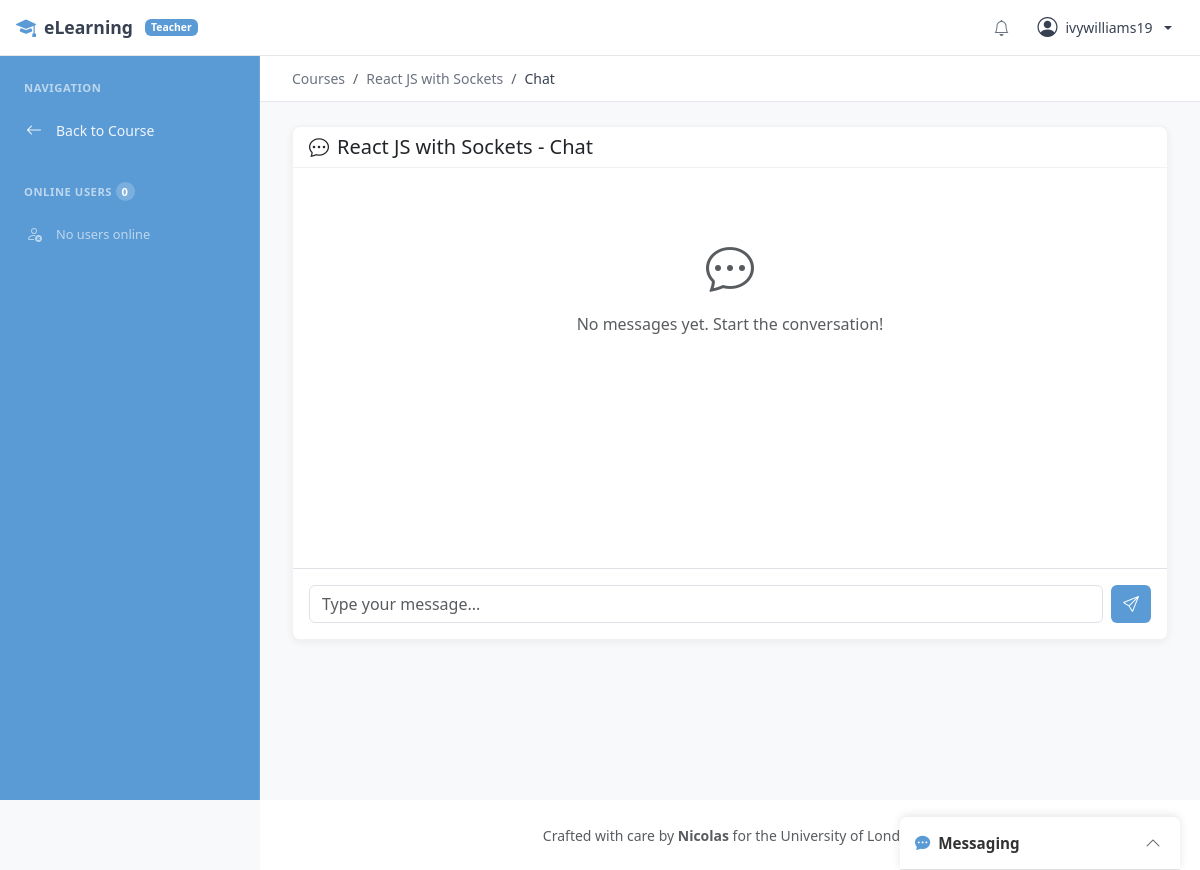
The page /chat/course/30/ (signed in) on the database as committed earlier.
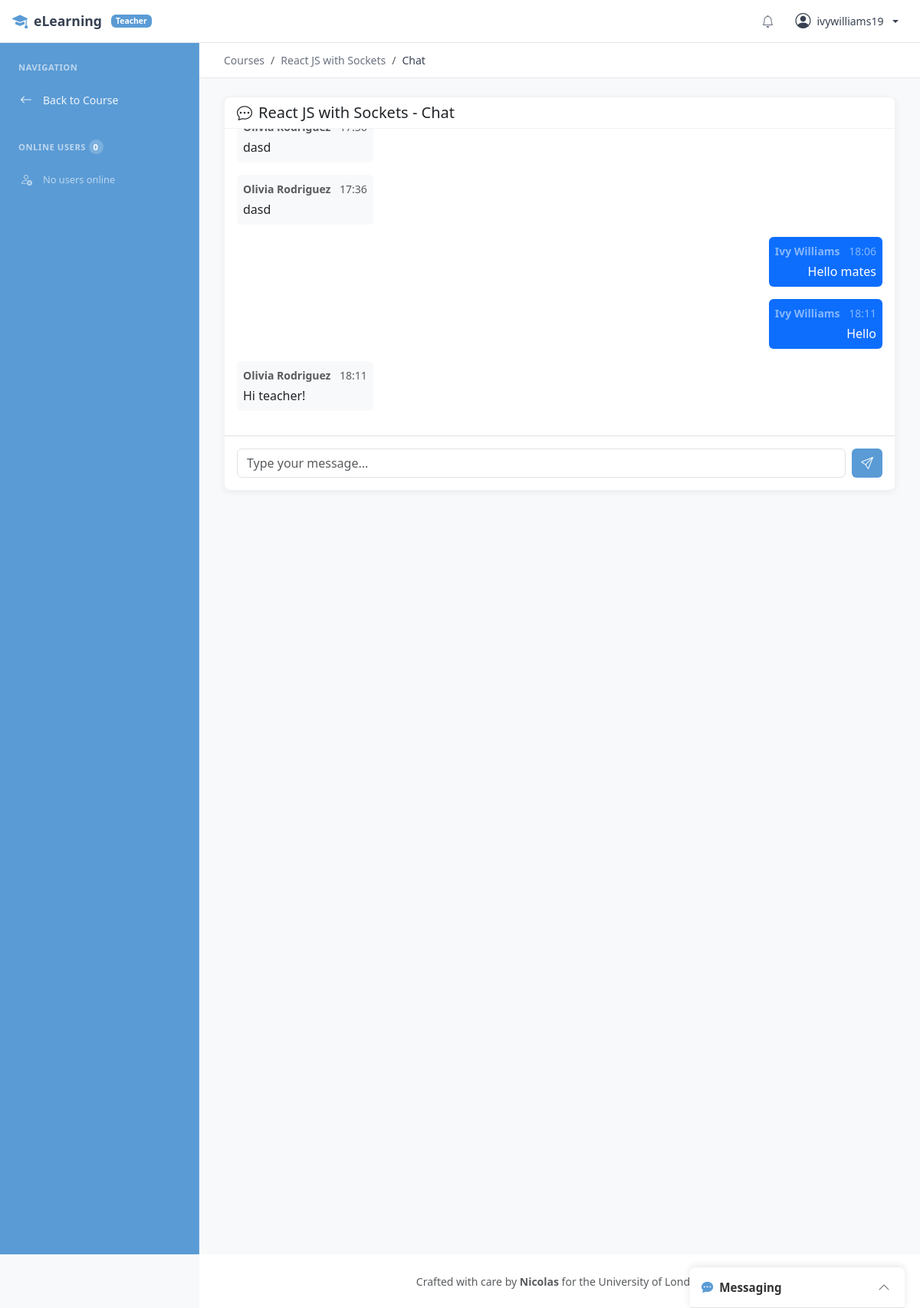
The same page on the database as committed later.
### apps/chat/models.py (models this page shows, shortened)
class ChatMessage(models.Model):
    room = models.ForeignKey(
        ChatRoom,
        on_delete=models.CASCADE,
        related_name='messages'
    )
    user = models.ForeignKey(
        settings.AUTH_USER_MODEL,
        on_delete=models.CASCADE,
        related_name='chat_messages'
    )
    content = models.TextField()
    created_at = models.DateTimeField(auto_now_add=True)
    class Meta:
        ordering = ['created_at']

### apps/accounts/models.py (models this page shows, shortened)
class User(AbstractUser):
    class UserType(models.TextChoices):
        STUDENT = 'student', 'Student'
        TEACHER = 'teacher', 'Teacher'
    email = models.EmailField(unique=True)
    user_type = models.CharField(
        max_length=10,
        choices=UserType.choices,
        default=UserType.STUDENT,
    )
    photo = models.ImageField(
        upload_to=profile_photo_path,
        storage=media_storage,
        blank=True,
        null=True,
    )
    bio = models.TextField(blank=True, max_length=500)
    created_at = models.DateTimeField(auto_now_add=True)
    updated_at = models.DateTimeField(auto_now=True)
    @property
    def is_teacher(self):
        return self.user_type == self.UserType.TEACHER

### apps/chat/views.py (the view, shortened to what this page needs)
# urls.py: path('course/<int:course_pk>/', views.chat_room, name='room'),
@login_required
def chat_room(request, course_pk):
    course = get_object_or_404(Course, pk=course_pk)
    user = request.user
    has_access = False
    if course.teacher == user:
        has_access = True
    if not has_access:
        messages.error(request, 'You do not have access to this chat room.')
        return redirect('courses:course_detail', pk=course_pk)
    chat_room, created = ChatRoom.objects.get_or_create(course=course)
    recent_messages = ChatMessage.objects.filter(room=chat_room).select_related('user').order_by('-created_at')[:50]
    recent_messages = list(reversed(recent_messages))
    online_users = chat_room.online_users.select_related('user').all()
    context = {
        'course': course,
        'chat_room': chat_room,
        'chat_messages': recent_messages,
        'online_users': online_users,
    }
    return render(request, 'chat/chat_room.html', context)

### templates/chat/chat_room.html (shortened to what this page needs)
{% extends 'base_sidebar.html' %}
{% block sidebar %}
<div class="sidebar-section">
    <div class="sidebar-section-title">Navigation</div>
    <a href="{% url 'courses:course_detail' course.pk %}" class="sidebar-link">
        <i class="bi bi-arrow-left"></i>
        <span>Back to Course</span>
    </a>
</div>
<div class="sidebar-section">
    <div class="sidebar-section-title">
        Online Users <span id="online-count" class="sidebar-badge">0</span>
    </div>
    <div id="online-users-list">
        {% for online_user in online_users %}
            <div class="sidebar-link" style="cursor: default;" data-user-id="{{ online_user.user.id }}">
                <i class="bi bi-circle-fill text-success" style="font-size: 0.5rem;"></i>
                <span>{{ online_user.user.get_full_name|default:online_user.user.username }}</span>
            </div>
        {% empty %}
            <div class="sidebar-link sidebar-muted" id="no-users-message">
                <i class="bi bi-person-x"></i>
                <span>No users online</span>
            </div>
        {% endfor %}
    </div>
</div>
{% endblock sidebar %}
{% block breadcrumb %}
<div class="breadcrumb-bar">
    <nav aria-label="breadcrumb">
        <ol class="breadcrumb">
            <li class="breadcrumb-item"><a href="{% url 'courses:course_list' %}">Courses</a></li>
            <li class="breadcrumb-item"><a href="{% url 'courses:course_detail' course.pk %}">{{ course.title }}</a></li>
            <li class="breadcrumb-item active">Chat</li>
        </ol>
    </nav>
</div>
{% endblock breadcrumb %}
{% block content %}
<div class="row">
    <div class="col-12">
        <div class="card">
            <div class="card-header">
                <h5 class="mb-0"><i class="bi bi-chat-dots me-2"></i>{{ course.title }} - Chat</h5>
            </div>
            <div class="card-body p-0">
                <div id="chat-messages" class="p-3" style="height: 400px; overflow-y: auto;">
                    {% for message in chat_messages %}
                        <div class="mb-3 {% if message.user == request.user %}text-end{% endif %}">
                            <div class="d-inline-block p-2 rounded {% if message.user == request.user %}bg-primary text-white{% else %}bg-light{% endif %}" style="max-width: 70%;">
                                <div class="small {% if message.user == request.user %}text-white-50{% else %}text-muted{% endif %} mb-1">
                                    <strong>{{ message.user.get_full_name|default:message.user.username }}</strong>
                                    <span class="ms-2">{{ message.created_at|time:"H:i" }}</span>
                                </div>
                                <div>{{ message.content }}</div>
                            </div>
                        </div>
                    {% empty %}
                        <div class="text-center text-muted py-5" id="no-messages">
                            <i class="bi bi-chat-dots" style="font-size: 3rem;"></i>
                            <p class="mt-2">No messages yet. Start the conversation!</p>
                        </div>
                    {% endfor %}
                </div>
                <div class="border-top p-3">
                    <form id="chat-form" class="d-flex gap-2">
                        <input type="text" id="message-input" class="form-control"
                               placeholder="Type your message..." autocomplete="off" maxlength="1000">
                        <button type="submit" class="btn btn-primary">
                            <i class="bi bi-send"></i>
                        </button>
                    </form>
                </div>
            </div>
        </div>
    </div>
</div>
{% endblock %}

Rows that differ between the two databases and show on the page:
added ChatMessage: content "dasd"
added ChatMessage: user.get_full_name "Olivia Rodriguez", created_at "17:36", content "dasd"
added ChatMessage: user.get_full_name "Ivy Williams", created_at "18:06", content "Hello mates"
added ChatMessage: user.get_full_name "Ivy Williams", created_at "18:11", content "Hello"
added ChatMessage: user.get_full_name "Olivia Rodriguez", created_at "18:11", content "Hi teacher!"
Other text that changed with them:
text no longer shown: "No messages yet. Start the conversation!"
